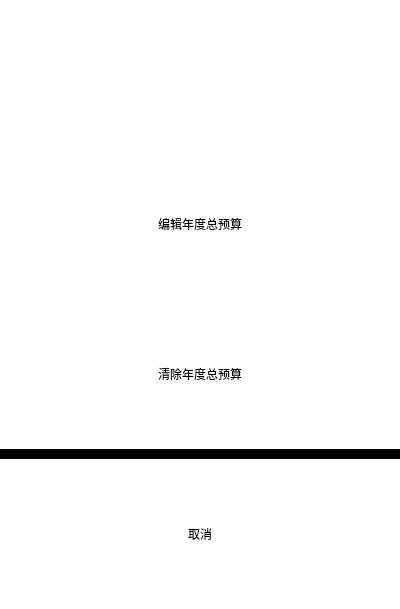
<?xml version="1.0" encoding="UTF-8"?>
<ui version="4.0">
 <class>ModifyBudgetMask</class>
 <widget class="QWidget" name="ModifyBudgetMask">
  <property name="geometry">
   <rect>
    <x>0</x>
    <y>0</y>
    <width>400</width>
    <height>609</height>
   </rect>
  </property>
  <property name="windowTitle">
   <string>Form</string>
  </property>
  <property name="styleSheet">
   <string notr="true">background-color: rgb(255, 255, 255);</string>
  </property>
  <layout class="QGridLayout" name="gridLayout" rowstretch="7,1">
   <property name="leftMargin">
    <number>0</number>
   </property>
   <property name="topMargin">
    <number>0</number>
   </property>
   <property name="rightMargin">
    <number>0</number>
   </property>
   <property name="bottomMargin">
    <number>0</number>
   </property>
   <property name="spacing">
    <number>0</number>
   </property>
   <item row="0" column="0">
    <spacer name="verticalSpacer">
     <property name="orientation">
      <enum>Qt::Vertical</enum>
     </property>
     <property name="sizeHint" stdset="0">
      <size>
       <width>20</width>
       <height>146</height>
      </size>
     </property>
    </spacer>
   </item>
   <item row="1" column="0">
    <widget class="QWidget" name="backgroundwidget" native="true">
     <property name="minimumSize">
      <size>
       <width>0</width>
       <height>460</height>
      </size>
     </property>
     <property name="maximumSize">
      <size>
       <width>16777215</width>
       <height>460</height>
      </size>
     </property>
     <property name="styleSheet">
      <string notr="true">QPushButton{
	color:rgb(0,0,0);
	font: 20pt &quot;微软雅黑&quot;;
	background-color:rgb(255,255,255);
	border:none;
}</string>
     </property>
     <layout class="QVBoxLayout" name="verticalLayout">
      <property name="spacing">
       <number>0</number>
      </property>
      <property name="leftMargin">
       <number>0</number>
      </property>
      <property name="topMargin">
       <number>0</number>
      </property>
      <property name="rightMargin">
       <number>0</number>
      </property>
      <property name="bottomMargin">
       <number>0</number>
      </property>
      <item>
       <widget class="QPushButton" name="ButtonEdit">
        <property name="sizePolicy">
         <sizepolicy hsizetype="Expanding" vsizetype="Expanding">
          <horstretch>0</horstretch>
          <verstretch>0</verstretch>
         </sizepolicy>
        </property>
        <property name="maximumSize">
         <size>
          <width>16777215</width>
          <height>150</height>
         </size>
        </property>
        <property name="text">
         <string>编辑年度总预算</string>
        </property>
       </widget>
      </item>
      <item>
       <widget class="QPushButton" name="ButtonClear">
        <property name="sizePolicy">
         <sizepolicy hsizetype="Expanding" vsizetype="Expanding">
          <horstretch>0</horstretch>
          <verstretch>0</verstretch>
         </sizepolicy>
        </property>
        <property name="maximumSize">
         <size>
          <width>16777215</width>
          <height>150</height>
         </size>
        </property>
        <property name="text">
         <string>清除年度总预算</string>
        </property>
       </widget>
      </item>
      <item>
       <widget class="Line" name="line">
        <property name="sizePolicy">
         <sizepolicy hsizetype="Expanding" vsizetype="Minimum">
          <horstretch>0</horstretch>
          <verstretch>0</verstretch>
         </sizepolicy>
        </property>
        <property name="minimumSize">
         <size>
          <width>10</width>
          <height>0</height>
         </size>
        </property>
        <property name="styleSheet">
         <string notr="true"/>
        </property>
        <property name="frameShadow">
         <enum>QFrame::Plain</enum>
        </property>
        <property name="lineWidth">
         <number>10</number>
        </property>
        <property name="midLineWidth">
         <number>10</number>
        </property>
        <property name="orientation">
         <enum>Qt::Horizontal</enum>
        </property>
       </widget>
      </item>
      <item>
       <widget class="QPushButton" name="ButtonCancel">
        <property name="sizePolicy">
         <sizepolicy hsizetype="Expanding" vsizetype="Expanding">
          <horstretch>0</horstretch>
          <verstretch>0</verstretch>
         </sizepolicy>
        </property>
        <property name="maximumSize">
         <size>
          <width>16777215</width>
          <height>150</height>
         </size>
        </property>
        <property name="text">
         <string>取消</string>
        </property>
       </widget>
      </item>
     </layout>
    </widget>
   </item>
  </layout>
 </widget>
 <resources/>
 <connections/>
</ui>
